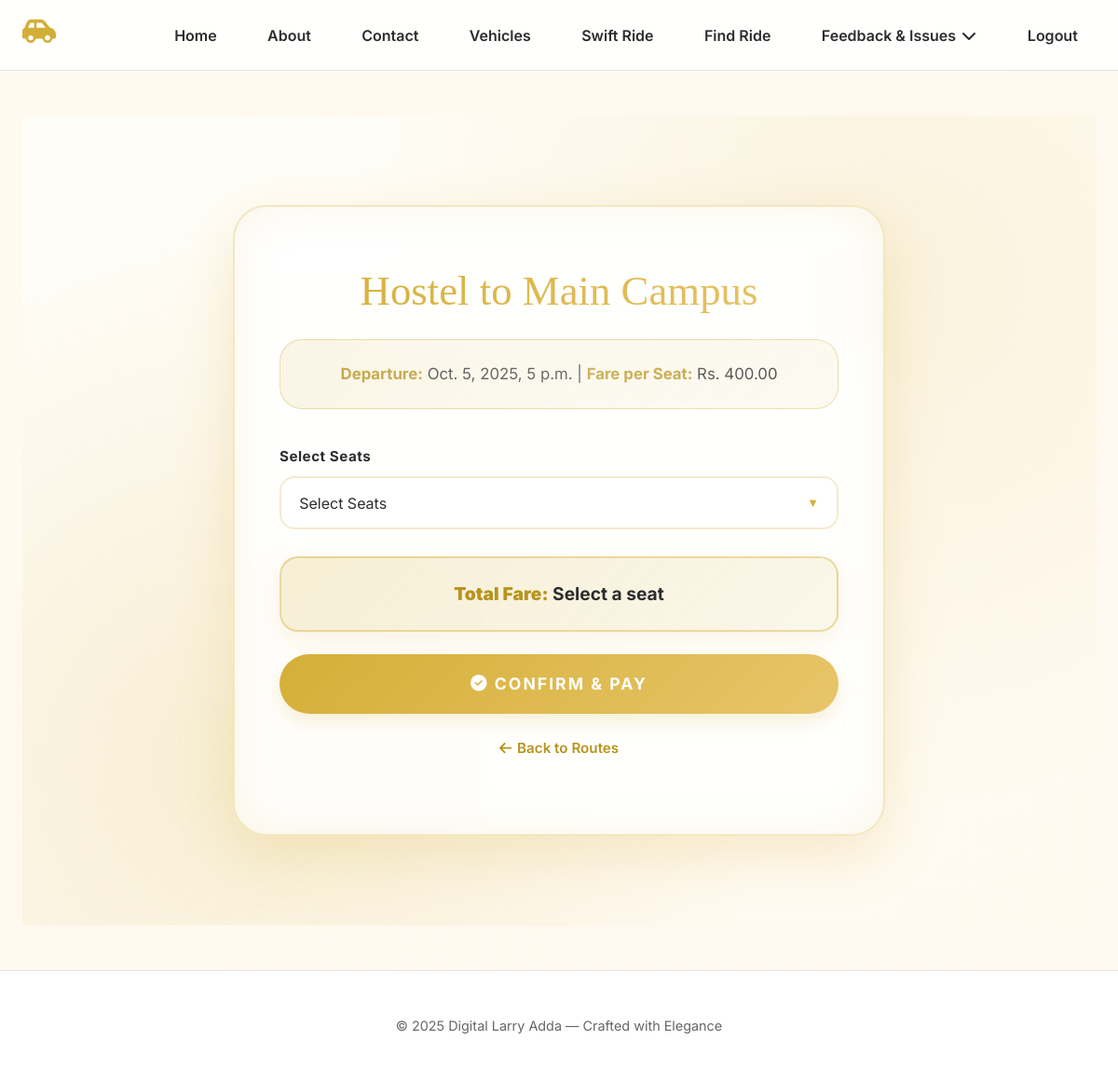
Screenshot of /book-route/1/ (signed in) with the database file from the repository.
### main/models.py (models this page shows, shortened)
class Route(models.Model):
    vehicle = models.ForeignKey(Vehicle, on_delete=models.CASCADE)
    manager = models.ForeignKey(CustomUser, on_delete=models.CASCADE, related_name='managed_routes')
    start_location = models.CharField(max_length=100)
    end_location = models.CharField(max_length=100)
    departure_time = models.DateTimeField()
    arrival_time = models.DateTimeField()
    fare = models.DecimalField(max_digits=10, decimal_places=2)
    vip_seats = models.PositiveIntegerField(default=0)
    std_seats = models.PositiveIntegerField(default=0)
    image = models.ImageField(upload_to='route_images/', null=True, blank=True)

### main/views.py (the view)
# urls.py: path('book-route/<int:route_id>/', views.book_route, name='book_route'),
@login_required
def book_route(request, route_id):
    route = get_object_or_404(Route, id=route_id)
    if request.method == "POST":
        form = BookingForm(request.POST, route=route)
        if not form.is_valid():
            print("FORM ERRORS:", form.errors)
            messages.error(request, "Invalid booking details.")
            return redirect(request.path)
        try:
            with transaction.atomic():
                seat_ids = request.POST.getlist("seats")
                if not seat_ids:
                    messages.error(request, "No seats selected.")
                    return redirect(request.path)
                seats = Seat.objects.select_for_update().filter(
                id__in=seat_ids,
                vehicle=route.vehicle,
                is_available=True
                )
                if seats.count() != len(seat_ids):
                    raise ValueError("One or more seats already booked")
                total_fare = seats.count() * route.fare
                booking = form.save(commit=False)
                booking.user = request.user
                booking.route = route
                booking.fare = total_fare
                booking.status = "Confirmed"
                booking.save()
                booking.seats.set(seats)
                Seat.objects.filter(
                    id__in=seats.values_list("id", flat=True)
                ).update(is_available=False)
                send_mail(
                    subject="Booking Confirmed – Digital Larry Adda",
                    message=(
                        f"Hi {request.user.username},\n\n"
                        f"Your booking is confirmed!\n\n"
                        f"Route: {route.start_location} → {route.end_location}\n"
                        f"Seats: {', '.join(seat.seat_number for seat in seats)}\n"
                        f"Total Fare: Rs. {booking.fare}\n\n"
                        f"Thank you for choosing Digital Larry Adda."
                    ),
                    from_email=settings.DEFAULT_FROM_EMAIL,
                    recipient_list=[request.user.email],
                    fail_silently=True,
                )
            messages.success(request, "🎉 Booking confirmed successfully!")
            return redirect("booking_success")
        except Exception as e:
            print("BOOKING ERROR:", e)
            messages.error(
                request,
                "Booking failed. Selected seats may no longer be available."
            )
            return redirect(request.path)
    else:
        form = BookingForm(route=route)
    return render(
        request,
        "routes/book_route.html",
        {
            "route": route,
            "form": form,
        }
    )

### main/templates/routes/book_route.html (shortened to what this page needs)
{% extends 'base.html' %} {% load static %}  {% block content %}
<section class="booking-section">
  <div class="booking-card">
    <h2>{{ route.start_location }} to {{ route.end_location }}</h2>
    <div class="route-info">
      <strong>Departure:</strong> {{ route.departure_time }} |
      <strong>Fare per Seat:</strong> Rs. {{ route.fare }}
    </div>
    <form method="post" id="booking-form">
      <div class="form-group">
        <label>Select Seats</label>
        <div class="multi-select-box">
          <div class="multi-select-dropdown" id="dropdownText">
            Select Seats
          </div>
        </div>
      </div>
      <div id="fareAndButton">
        <div class="fare-display">
          <strong>Total Fare:</strong>
          <span id="selected-fare">Select a seat</span>
        </div>
        <button
          type="submit"
          class="btn-golden"
          id="submit-btn"
          disabled
        >
          <i class="fas fa-check-circle" style="margin-right: 8px"></i>Confirm &
          Pay
        </button>
      </div>
    </form>
    <p class="back-link">
      <a href="{% url 'route_list' %}">
        <i class="fas fa-arrow-left" style="margin-right: 6px"></i>Back to
        Routes
      </a>
    </p>
  </div>
</section>
{% endblock %}

### main/templates/base.html (style rules this page uses)
:root { --gold: #d4af37; --gold-light: #e8c56a; --cream: #fffaf0; --charcoal: #2d2d2d; --border: #e5e5e5; --shadow: 0 8px 32px rgba(212, 175, 55, 0.1); --shadow-hover: 0 16px 48px rgba(212, 175, 55, 0.2); }
body { font-family: "Inter", sans-serif; background: linear-gradient(135deg, var(--cream) 0%, #fff8f0 100%); color: var(--charcoal); margin: 0; }

### rows the page displays
Route: start_location "Hostel", end_location "Main Campus", departure_time "Oct. 5, 2025, 5 p.m.", fare "400.00"
